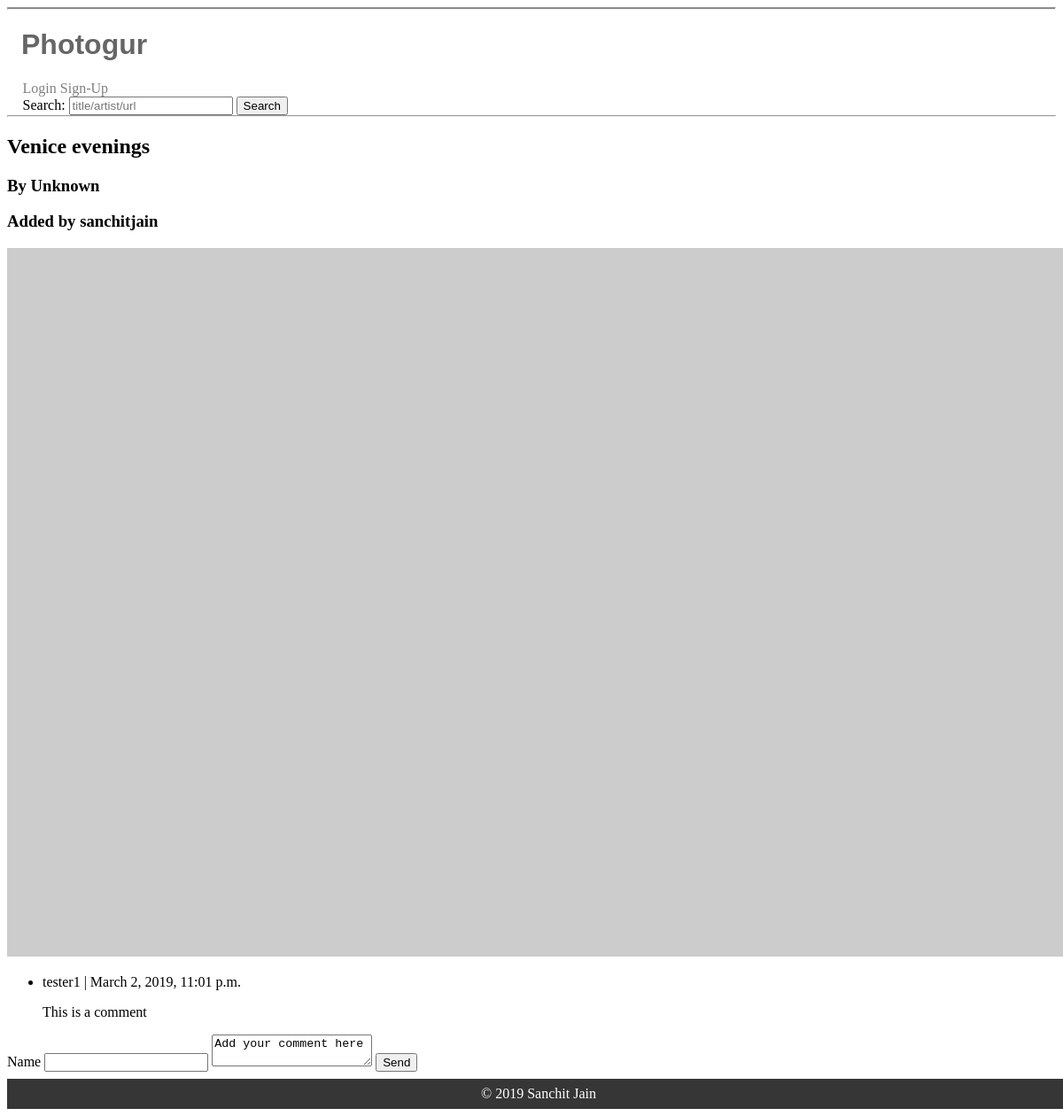
Page /pictures/3 on the committed database.
### photogur/models.py (models this page shows, shortened)
class Picture(models.Model):
    title = models.CharField(max_length=255)
    artist = models.CharField(max_length=255)
    url = models.CharField(max_length=255)
    user = models.ForeignKey(User, on_delete=models.CASCADE, related_name="user_pic", default=1)

class Comment(models.Model):
    name = models.CharField(max_length=255)
    created_at = models.DateTimeField(auto_now_add=True)
    message = models.TextField()
    picture = models.ForeignKey(
        Picture, on_delete=models.CASCADE, related_name="comments"
    )

### photogur/views.py (the view)
# urls.py: path("pictures/<int:id>", picture_show, name="picture_show"),
def picture_show(request, id):
    picture = Picture.objects.get(pk=int(id))
    comments_pic = picture.comments.all()
    context = {"picture": picture, "pic_com": comments_pic}
    response = render(request, "picture.html", context)
    return HttpResponse(response)

### photogur/templates/picture.html (shortened to what this page needs)
{% extends 'base.html' %}
{% block content %}
    <h2>{{picture.title}}</h2>
    <h3>By {{picture.artist}}</h3>
    <h3>Added by {{picture.user.username}}</h3>
    <img src="{{picture.url}}" alt="{{picture.title}}" />
      {% for comment in pic_com %}
        <ul>
          <li>
            <p>{{ comment.name }} | {{ comment.created_at }} </p>
            <p>{{ comment.message }} </p>
          </li>
        </ul>
      {% endfor %}
      <form class="comment_form" action="{% url 'create_comment'%}" method="post">
        <label for="commenter">Name</label>
        <input type="text" name="name" id="commenter">
        <textarea name="comment">Add your comment here</textarea>
        <input type="submit" name="submit" value="Send">
      </form>
{% endblock %}

### photogur/static/css/main.css (style rules this page uses)
body { box-sizing: border-box; }

### rows in the picture
Picture: title "Venice evenings", artist "Unknown", user.username "sanchitjain"
Comment: name "tester1", created_at "March 2, 2019, 11:01 p.m.", message "This is a comment"
